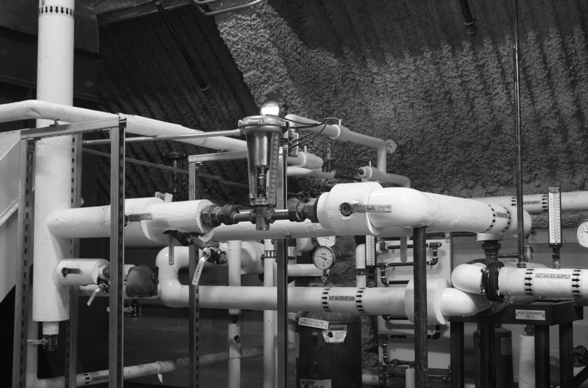
//> input picture data/im1.bmp, 588 x 388 px
$ ./main data/im1.bmp data/im1.png -dst_path=data/im2.bmp -dst_raw_path=data/im2.bmp   (built with g++ and OpenCV 4)
//> lines starting //> are read from the running program, lines starting //| are printed output that depends on the picture; after the words box and inside, x2 and y2 are one past the last pixel; in counts of white or black regions, pixels touching at a corner belong together
#include "opencv2/calib3d.hpp"
#include "opencv2/imgproc.hpp"
#include "opencv2/imgcodecs.hpp"
#include "opencv2/highgui.hpp"
#include "opencv2/core/utility.hpp"
#include "opencv2/ximgproc/disparity_filter.hpp"
#include <iostream>
#include <string>

using namespace cv;
using namespace cv::ximgproc;
using namespace std;

Rect computeROI(Size2i src_sz, Ptr<StereoMatcher> matcher_instance);

const String keys =
"{help h usage ? |                  | print this message                                                }"
"{@left          |data/im0.png      | left view of the stereopair                                       }"
"{@right         |data/im1.png      | right view of the stereopair                                      }"
"{GT             |None   | optional ground-truth disparity (MPI-Sintel or Middlebury format) }"
"{dst_path       |result/dsp_1f.png              | optional path to save the resulting filtered disparity map        }"
"{dst_raw_path   |result/dsp_1.png              | optional path to save raw disparity map before filtering          }"
"{algorithm      |bm              | stereo matching method (bm or sgbm)                               }"
"{filter         |wls_conf          | used post-filtering (wls_conf or wls_no_conf)                     }"
"{no-display     |                  | don't display results                                             }"
"{no-downscale   |true                  | force stereo matching on full-sized views to improve quality      }"
"{dst_conf_path  |None              | optional path to save the confidence map used in filtering        }"
"{vis_mult       |1.0               | coefficient used to scale disparity map visualizations            }"
"{max_disparity  |16*10              | parameter of stereo matching                                      }"
"{window_size    |9                | parameter of stereo matching                                      }"
"{wls_lambda     |8000.0            | parameter of post-filtering                                       }"
"{wls_sigma      |1.5               | parameter of post-filtering                                       }"
;

int main(int argc, char** argv)
{
	CommandLineParser parser(argc, argv, keys);
	parser.about("Disparity Filtering Demo");
	if (parser.has("help"))
	{
		parser.printMessage();
		return 0;
	}

	String left_im = parser.get<String>(0);
	String right_im = parser.get<String>(1);
	String GT_path = parser.get<String>("GT");

	String dst_path = parser.get<String>("dst_path");
	String dst_raw_path = parser.get<String>("dst_raw_path");
	String dst_conf_path = parser.get<String>("dst_conf_path");
	String algo = parser.get<String>("algorithm");
	String filter = parser.get<String>("filter");
	bool no_display = parser.has("no-display");
	bool no_downscale = parser.has("no-downscale");
	int max_disp = parser.get<int>("max_disparity");
	double lambda = parser.get<double>("wls_lambda");
	double sigma = parser.get<double>("wls_sigma");
	double vis_mult = parser.get<double>("vis_mult");

	int wsize;
	if (parser.get<int>("window_size") >= 0) //user provided window_size value
		wsize = parser.get<int>("window_size");
	else
	{
		if (algo == "sgbm")
			wsize = 3; //default window size for SGBM
		else if (!no_downscale && algo == "bm" && filter == "wls_conf")
			wsize = 7; //default window size for BM on downscaled views (downscaling is performed only for wls_conf)
		else
			wsize = 15; //default window size for BM on full-sized views
	}

	if (!parser.check())
	{
		parser.printErrors();
		return -1;
	}

	//! [load_views]
	Mat left = imread(left_im, IMREAD_COLOR);
//> left is the input picture: 388 rows x 588 cols, CV_8UC3; min 5, max 255, mean 81.5
	if (left.empty())
	{
		cout << "Cannot read image file: " << left_im;
		return -1;
	}

	Mat right = imread(right_im, IMREAD_COLOR);
	if (right.empty())
	{
		cout << "Cannot read image file: " << right_im;
		return -1;
	}
	//! [load_views]

	bool noGT;
	Mat GT_disp;
	if (GT_path == "None")
		noGT = true;
	else
	{
		noGT = false;
		if (readGT(GT_path, GT_disp) != 0)
		{
			cout << "Cannot read ground truth image file: " << GT_path << endl;
			return -1;
		}
	}

	Mat left_for_matcher, right_for_matcher;
	Mat left_disp, right_disp, left_disp_vis;
	Mat filtered_disp;
	Mat conf_map = Mat(left.rows, left.cols, CV_8U);
	conf_map = Scalar(255);
	Rect ROI;
	Ptr<DisparityWLSFilter> wls_filter;
	double matching_time, filtering_time;
	if (max_disp <= 0 || max_disp % 16 != 0)
	{
		cout << "Incorrect max_disparity value: it should be positive and divisible by 16";
		return -1;
	}
	if (wsize <= 0 || wsize % 2 != 1)
	{
		cout << "Incorrect window_size value: it should be positive and odd";
		return -1;
	}
	if (filter == "wls_conf") // filtering with confidence (significantly better quality than wls_no_conf)
	{
		if (!no_downscale)
		{
			// downscale the views to speed-up the matching stage, as we will need to compute both left
			// and right disparity maps for confidence map computation
			//! [downscale]
			max_disp /= 2;
			if (max_disp % 16 != 0)
				max_disp += 16 - (max_disp % 16);
			resize(left, left_for_matcher, Size(), 0.5, 0.5);
			resize(right, right_for_matcher, Size(), 0.5, 0.5);
			//! [downscale]
		}
		else
		{
			left_for_matcher = left.clone();
			right_for_matcher = right.clone();
		}

		if (algo == "bm")
		{
			//! [matching]
			cvtColor(left_for_matcher, left_for_matcher, COLOR_BGR2GRAY);
			cvtColor(right_for_matcher, right_for_matcher, COLOR_BGR2GRAY);

			Ptr<StereoBM> left_matcher = StereoBM::create(max_disp, wsize);
			Ptr<StereoBM> left_matcher_vis = StereoBM::create(max_disp, wsize);

			left_matcher_vis->compute(left_for_matcher, right_for_matcher, left_disp_vis);
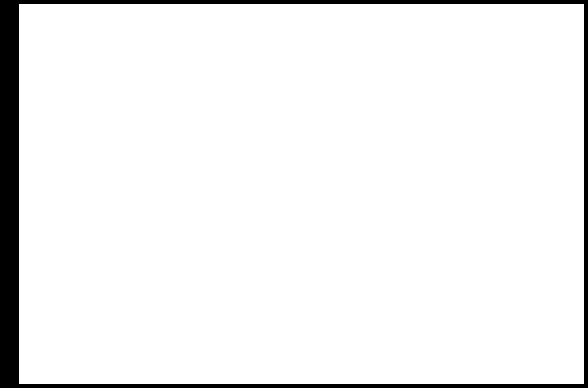
//> left_disp_vis: 388 rows x 588 cols, CV_16SC1; values -16 (black) and 0 (white), 94.1% white; 1 black region, box (x1, y1, x2, y2) and area: (0, 0, 588, 388) 13444

			wls_filter = createDisparityWLSFilter(left_matcher);
			Ptr<StereoMatcher> right_matcher = createRightMatcher(left_matcher);


			matching_time = (double)getTickCount();
			left_matcher->compute(left_for_matcher, right_for_matcher, left_disp);
			right_matcher->compute(right_for_matcher, left_for_matcher, right_disp);
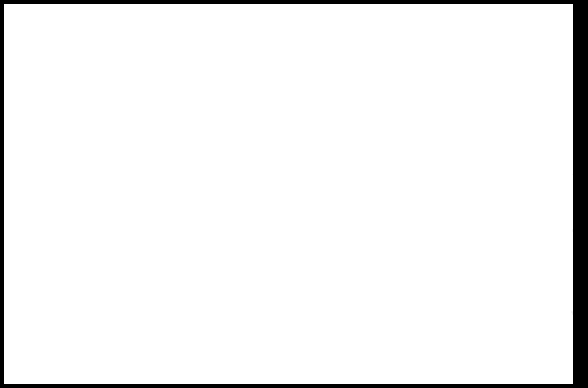
//> right_disp: 388 rows x 588 cols, CV_16SC1; min -256, max 0, mean -13.38; drawn with min black and max white
			matching_time = ((double)getTickCount() - matching_time) / getTickFrequency();
			//! [matching]
		}
		else if (algo == "sgbm")
		{
			Ptr<StereoSGBM> left_matcher = StereoSGBM::create(0, max_disp, wsize);
			left_matcher->setP1(24 * wsize*wsize);
			left_matcher->setP2(96 * wsize*wsize);
			left_matcher->setPreFilterCap(63);
			left_matcher->setMode(StereoSGBM::MODE_SGBM_3WAY);
			wls_filter = createDisparityWLSFilter(left_matcher);
			Ptr<StereoMatcher> right_matcher = createRightMatcher(left_matcher);

			matching_time = (double)getTickCount();
			left_matcher->compute(left_for_matcher, right_for_matcher, left_disp);
			right_matcher->compute(right_for_matcher, left_for_matcher, right_disp);
			matching_time = ((double)getTickCount() - matching_time) / getTickFrequency();
		}
		else
		{
			cout << "Unsupported algorithm";
			return -1;
		}

		//! [filtering]
		wls_filter->setLambda(lambda);
		wls_filter->setSigmaColor(sigma);
		filtering_time = (double)getTickCount();
		wls_filter->filter(left_disp, left, filtered_disp, right_disp);
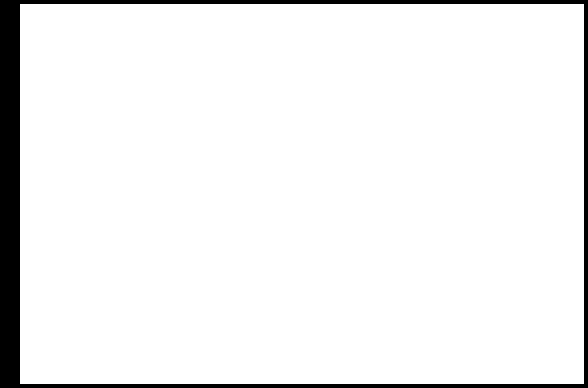
//> filtered_disp: 388 rows x 588 cols, CV_16SC1; values -16 (black) and 0 (white), 93.9% white; 1 black region, box (x1, y1, x2, y2) and area: (0, 0, 588, 388) 13824
		filtering_time = ((double)getTickCount() - filtering_time) / getTickFrequency();
		//! [filtering]
		conf_map = wls_filter->getConfidenceMap();

		// Get the ROI that was used in the last filter call:
		ROI = wls_filter->getROI();
		if (!no_downscale)
		{
			// upscale raw disparity and ROI back for a proper comparison:
			resize(left_disp, left_disp, Size(), 2.0, 2.0);
			left_disp = left_disp*2.0;
			ROI = Rect(ROI.x * 2, ROI.y * 2, ROI.width * 2, ROI.height * 2);
		}
	}
	else if (filter == "wls_no_conf")
	{
		/* There is no convenience function for the case of filtering with no confidence, so we
		will need to set the ROI and matcher parameters manually */

		left_for_matcher = left.clone();
		right_for_matcher = right.clone();

		if (algo == "bm")
		{
			Ptr<StereoBM> matcher = StereoBM::create(max_disp, wsize);
			matcher->setTextureThreshold(0);
			matcher->setUniquenessRatio(0);
			cvtColor(left_for_matcher, left_for_matcher, COLOR_BGR2GRAY);
			cvtColor(right_for_matcher, right_for_matcher, COLOR_BGR2GRAY);
			ROI = computeROI(left_for_matcher.size(), matcher);
			wls_filter = createDisparityWLSFilterGeneric(false);
			wls_filter->setDepthDiscontinuityRadius((int)ceil(0.33*wsize));

			matching_time = (double)getTickCount();
			matcher->compute(left_for_matcher, right_for_matcher, left_disp);
			matching_time = ((double)getTickCount() - matching_time) / getTickFrequency();
		}
		else if (algo == "sgbm")
		{
			Ptr<StereoSGBM> matcher = StereoSGBM::create(0, max_disp, wsize);
			matcher->setUniquenessRatio(0);
			matcher->setDisp12MaxDiff(1000000);
			matcher->setSpeckleWindowSize(0);
			matcher->setP1(24 * wsize*wsize);
			matcher->setP2(96 * wsize*wsize);
			matcher->setMode(StereoSGBM::MODE_SGBM_3WAY);
			ROI = computeROI(left_for_matcher.size(), matcher);
			wls_filter = createDisparityWLSFilterGeneric(false);
			wls_filter->setDepthDiscontinuityRadius((int)ceil(0.5*wsize));

			matching_time = (double)getTickCount();
			matcher->compute(left_for_matcher, right_for_matcher, left_disp);
			matching_time = ((double)getTickCount() - matching_time) / getTickFrequency();
		}
		else
		{
			cout << "Unsupported algorithm";
			return -1;
		}

		wls_filter->setLambda(lambda);
		wls_filter->setSigmaColor(sigma);
		filtering_time = (double)getTickCount();
		wls_filter->filter(left_disp, left, filtered_disp, Mat(), ROI);
		filtering_time = ((double)getTickCount() - filtering_time) / getTickFrequency();
	}
	else
	{
		cout << "Unsupported filter";
		return -1;
	}

	//collect and print all the stats:
	cout.precision(2);
	cout << "Matching time:  " << matching_time << "s" << endl;
	cout << "Filtering time: " << filtering_time << "s" << endl;
	cout << endl;

	double MSE_before, percent_bad_before, MSE_after, percent_bad_after;
	if (!noGT)
	{
		MSE_before = computeMSE(GT_disp, left_disp, ROI);
		percent_bad_before = computeBadPixelPercent(GT_disp, left_disp, ROI);
		MSE_after = computeMSE(GT_disp, filtered_disp, ROI);
		percent_bad_after = computeBadPixelPercent(GT_disp, filtered_disp, ROI);

		cout.precision(5);
		cout << "MSE before filtering: " << MSE_before << endl;
		cout << "MSE after filtering:  " << MSE_after << endl;
		cout << endl;
		cout.precision(3);
		cout << "Percent of bad pixels before filtering: " << percent_bad_before << endl;
		cout << "Percent of bad pixels after filtering:  " << percent_bad_after << endl;
	}

	double minVal; double maxVal;


	// [13 lines of commented-out code are left out]
	if (dst_conf_path != "None")
	{
		imwrite(dst_conf_path, conf_map);
	}

	if (!no_display)
	{
		namedWindow("left", WINDOW_AUTOSIZE);
		imshow("left", left);
		namedWindow("right", WINDOW_AUTOSIZE);
		imshow("right", right);

		if (!noGT)
		{
			Mat GT_disp_vis;
			getDisparityVis(GT_disp, GT_disp_vis, vis_mult);
			namedWindow("ground-truth disparity", WINDOW_AUTOSIZE);
			imshow("ground-truth disparity", GT_disp_vis);
		}

		// [13 lines of commented-out code are left out]


		double minVal; double maxVal;

		minMaxLoc(left_disp_vis, &minVal, &maxVal);
//> minVal = -16; maxVal = 0

		printf("Min disp: %f Max value: %f \n", minVal, maxVal);
//| Min disp: -16.000000 Max value: 0.000000

		//-- 4. Display it as a CV_8UC1 image
		left_disp_vis.convertTo(left_disp_vis, CV_8UC1, 255 / (maxVal/* - minVal*/));
//> left_disp_vis: 388 rows x 588 cols, CV_8UC1; every value is 0

		namedWindow("raw disparity", WINDOW_AUTOSIZE);
		imshow("raw disparity", left_disp_vis);
		imwrite(dst_raw_path, left_disp_vis);

		//-- Check its extreme values
		//double minVal; double maxVal;

		//minMaxLoc(filtered_disp, &minVal, &maxVal);

		printf("Min disp: %f Max value: %f \n", minVal, maxVal);
//| Min disp: -16.000000 Max value: 0.000000

		//-- 4. Display it as a CV_8UC1 image
		filtered_disp.convertTo(filtered_disp, CV_8UC1, 255 / (maxVal /*- minVal*/));

		namedWindow("filtered disparity", WINDOW_AUTOSIZE);
		imshow("filtered disparity", filtered_disp);
		imwrite(dst_path, filtered_disp);
		waitKey();
		//! [visualization]
	}

	return 0;
}

Rect computeROI(Size2i src_sz, Ptr<StereoMatcher> matcher_instance)
{
	int min_disparity = matcher_instance->getMinDisparity();
	int num_disparities = matcher_instance->getNumDisparities();
	int block_size = matcher_instance->getBlockSize();

	int bs2 = block_size / 2;
	int minD = min_disparity, maxD = min_disparity + num_disparities - 1;

	int xmin = maxD + bs2;
	int xmax = src_sz.width + minD - bs2;
	int ymin = bs2;
	int ymax = src_sz.height - bs2;

	Rect r(xmin, ymin, xmax - xmin, ymax - ymin);
	return r;
}
